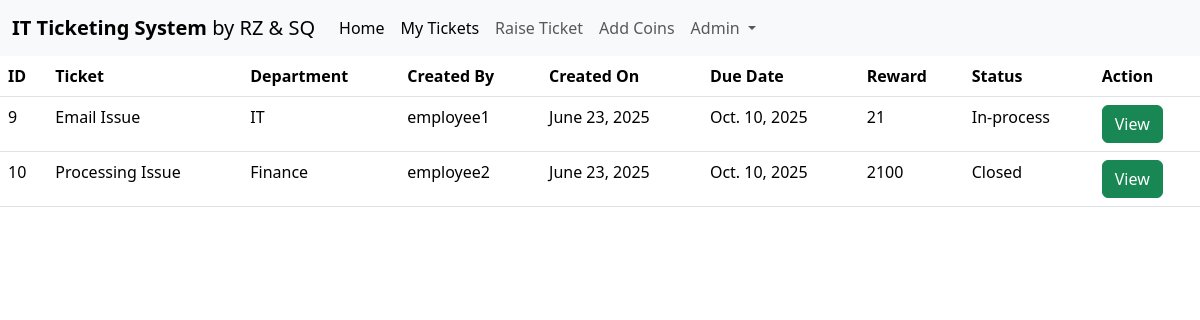
Page /base/ (signed in) on the committed database.
### myapp/models.py (models this page shows)
class TaskDetail(models.Model):
    TASK_TITLE = models.CharField(max_length=100)
    TASK_DEPARTMENT = models.ForeignKey(Group, on_delete=models.CASCADE, null=True)
    TASK_CREATED =models.ForeignKey(User,  related_name='CREATED_BY', on_delete=models.CASCADE, null=True)
    TASK_CLOSED = models.ForeignKey(User,  related_name='CLOSED_BY',on_delete=models.CASCADE, null=True)
    TASK_CREATED_ON = models.DateField(auto_now_add=True,null=True)
    TASK_DUE_DATE = models.DateField()
    TASK_REWARD = models.IntegerField()
    TASK_CLOSED_ON = models.DateField(null=True)
    TASK_DESCRIPTION = models.CharField(max_length=300)
    TASK_HOLDER = models.CharField(max_length=100, null=True)
    choice=[('Open', 'Open'),('In-process', 'In-process'), ('Reopened', 'Reopened'), ('Closed', 'Closed'), ('Expired', 'Expired'), ('Resolved', 'Resolved')]
    TASK_STATUS = models.CharField(max_length=100,choices=choice, default='Open')

### myapp/views.py (the view)
# urls.py: path('base/', views.Basepage, name='base'),
def Basepage(request):
    if request.user.is_authenticated:
        Taskdatas= TaskDetail.objects.all()
        return render(request, 'Base.html', {'Taskdatas': Taskdatas})
    else:
        messages.success(request, 'Please login to view your profile')
        return redirect('login')
    return render(request, 'Base.html')

### myapp/TEMPLATES/Base.html (shortened to what this page needs)
<!doctype html>
<html lang="en">
  <head>
    <link href="https://cdn.jsdelivr.net/npm/bootstrap@5.3.5/dist/css/bootstrap.min.css" rel="stylesheet">
  </head>
  <body>
    {% include "Navbar.html" %}
    {%block content%}
    <table class="table table-hover">
      <thead>
        <tr>
          <th scope="col">ID</th>
          <th scope="col">Ticket</th>
          <th scope="col">Department</th>
          <th scope="col">Created By</th>
          <th scope="col">Created On</th>
          <th scope="col">Due Date</th>
          <th scope="col">Reward</th>
          <th scope="col">Status</th>
          <th scope="col">Action</th>
        </tr>
      </thead>
      {% if request.user.is_superuser %}
      <tbody>
        {% for taskdata in Taskdatas %}
        <tr>
          <td>{{taskdata.id}}</td>
          <td>{{taskdata.TASK_TITLE}}</td>
          <td>{{taskdata.TASK_DEPARTMENT}}</td>
          <td>{{taskdata.TASK_CREATED}}</td>
          <td>{{taskdata.TASK_CREATED_ON}}</td>
          <td>{{taskdata.TASK_DUE_DATE}}</td>
          <td>{{taskdata.TASK_REWARD}}</td>
          <td>{{taskdata.TASK_STATUS}}</td>
          <td><a href="{% url 'taskinfo' taskdata.id %}" class="btn btn-success">View</a></td>
          </tr>
        {% endfor %}
      </tbody>
      {% endif %}
    </table>
    {%endblock content%}
  </body>

### myapp/TEMPLATES/Navbar.html (shortened to what this page needs)
<nav class="navbar navbar-expand-lg bg-body-tertiary">
    <div class="container-fluid">
      <a class="navbar-brand" href="{% url 'base' %}"><b>IT Ticketing System</b> by RZ & SQ</a>
      <div class="collapse navbar-collapse" id="navbarSupportedContent">
        <ul class="navbar-nav me-auto mb-2 mb-lg-0">
          {% if request.user.is_authenticated and request.user.is_superuser %}
          <li class="nav-item">
            <a class="nav-link active" aria-current="page" href="{% url 'base' %}">Home</a>
          </li>
          <li class="nav-item">
            <a class="nav-link active" aria-current="page" href="{% url 'mycart' %}">My Tickets</a>
          </li>
          <li class="nav-item">
            <a class="nav-link" href="{% url 'taskdetails' %}">Raise Ticket</a>
          </li>
          <li class="nav-item">
            <a class="nav-link" href="{% url 'account' %}">Add Coins</a>
          </li>
          <li class="nav-item dropdown">
            <a class="nav-link dropdown-toggle" href="#" role="button" data-bs-toggle="dropdown" aria-expanded="false">
              {{ request.user|capfirst }}
            </a>
          {% endif %}
        </ul>
      </div>
    </div>
  </nav>

### rows in the picture
TaskDetail: id "9", TASK_TITLE "Email Issue", TASK_DEPARTMENT "IT", TASK_CREATED "employee1", TASK_CREATED_ON "June 23, 2025", TASK_DUE_DATE "Oct. 10, 2025", TASK_REWARD "21", TASK_STATUS "In-process"
TaskDetail: id "10", TASK_TITLE "Processing Issue", TASK_DEPARTMENT "Finance", TASK_CREATED "employee2", TASK_CREATED_ON "June 23, 2025", TASK_DUE_DATE "Oct. 10, 2025", TASK_REWARD "2100", TASK_STATUS "Closed"

### other values in the picture
{{ request.user|capfirst }} "Admin"
